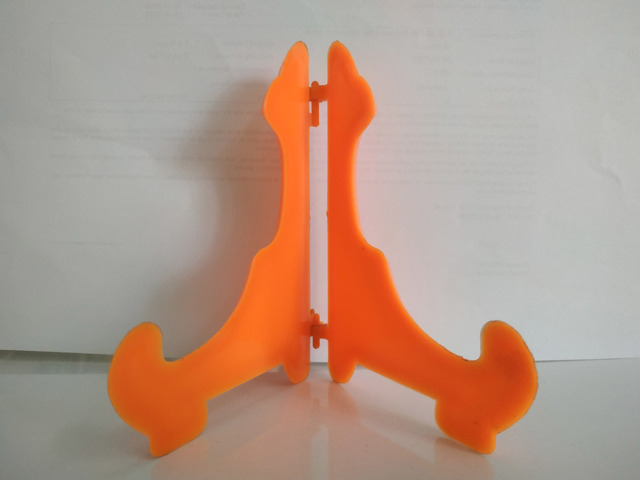
#> input picture Testesdevisãoestéreo/lef2t.jpg, 640 x 480 px
$ python Wdisparitycalc.py
#> lines starting #> are read from the running program, lines starting #| are printed output that depends on the picture
import numpy as np
import os
import cv2 as cv
from matplotlib import pyplot as plt

imgleft = 'lef2t.jpg'
imgright = 'right.jpg'

if os.path.isfile(imgleft):
    print("A imagem foi lida com sucesso!")
else:
    print("O arquivo da imagem não foi encontrado ou não pode ser lido.")

imgL = cv.imread(imgleft, 0)
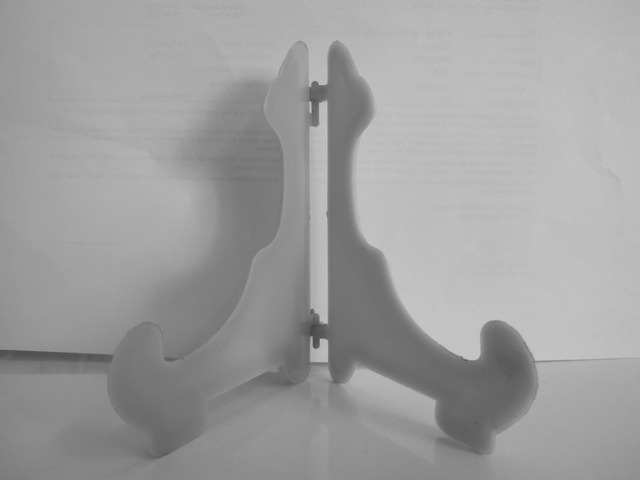
#> imgL: shape (480, 640); min 65, max 203, mean 158.1
imgR = cv.imread(imgright, 0)
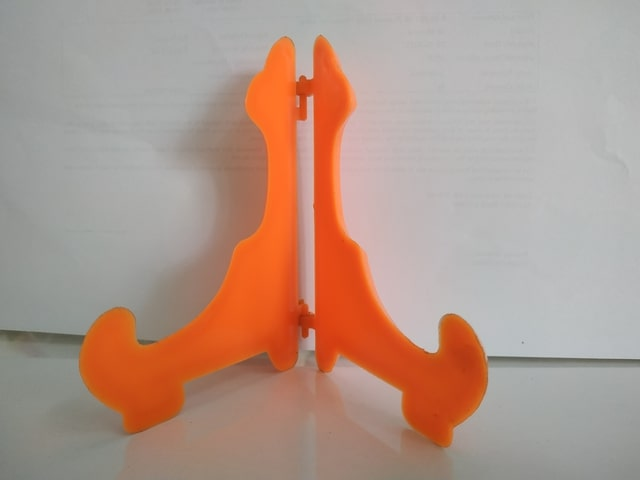
#> input picture Testesdevisãoestéreo/right.jpg, 640 x 480 px
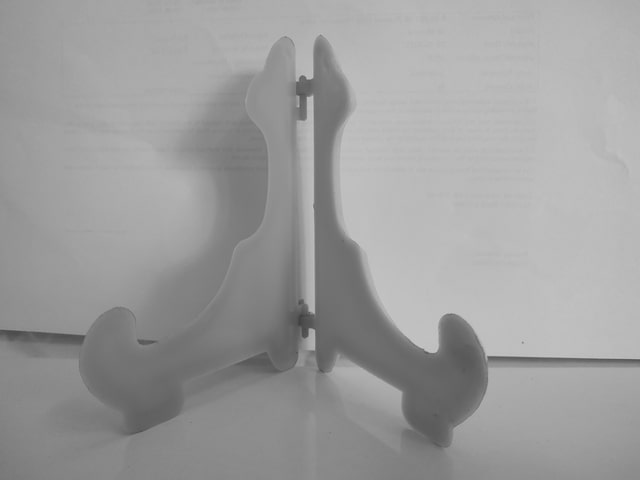
#> imgR: shape (480, 640); min 64, max 202, mean 156.7
cv.imshow("igmL", imgL)
stereo = cv.StereoBM_create(numDisparities=16, blockSize=15)
disparity = stereo.compute(imgL, imgR)
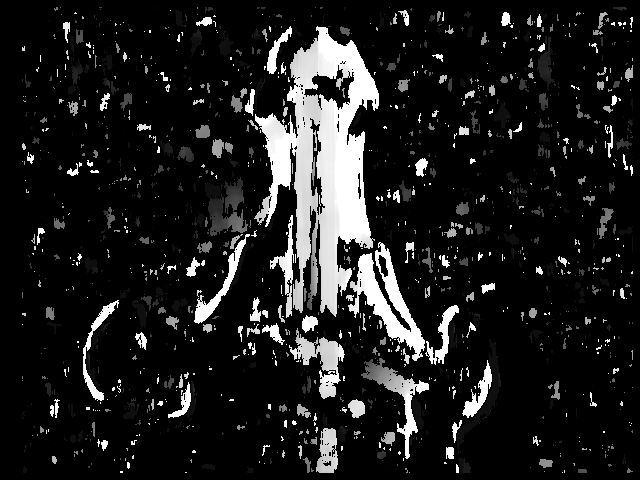
#> disparity: shape (480, 640) int16; min -16, max 240, mean 14; drawn with min black and max white
plt.imshow(disparity,'gray')
plt.show()
